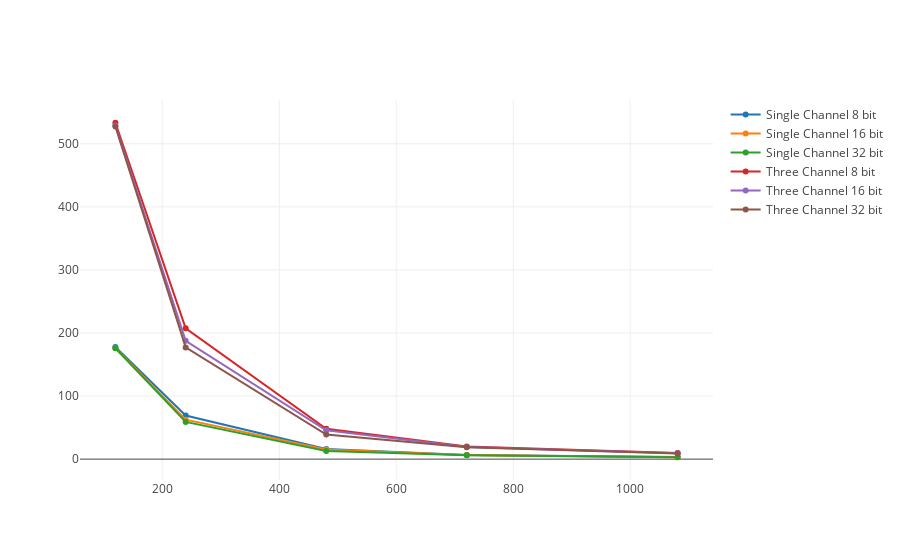

Notebook source saved alongside this figure:
### Code cell
added = 0
for element in range(start,stop):
    if(element in valid):
        y8_1[element-start] = points0_1[added]
        y16_1[element-start] = points1_1[added]
        y32_1[element-start] = points2_1[added]
        
        y8_3[element-start] = points0_3[added]*3
        y16_3[element-start] = points1_3[added]*3
        y32_3[element-start] = points2_3[added]*3
        added = added + 1


data8_1 = [dict(
    type = 'scatter',
    name = 'Single Channel 8 bit',
    x = x_n,
    y = y8_1,
    mode = 'lines+markers',
    transforms = [ dict(
        type = 'filter',
        target = 'y',
        operation = '>',
        value = 0
    )]
)]
data16_1 = [dict(
    type = 'scatter',
    name = 'Single Channel 16 bit',
    x = x_n,
    y = y16_1,
    mode = 'lines+markers',
    transforms = [ dict(
        type = 'filter',
        target = 'y',
        operation = '>',
        value = 0
    )]
)]
data32_1 = [dict(
    type = 'scatter',
    name = 'Single Channel 32 bit',
    x = x_n,
    y = y32_1,
    mode = 'lines+markers',
    transforms = [ dict(
        type = 'filter',
        target = 'y',
        operation = '>',
        value = 0
    )]
)]

# Three channels
data8_3 = [dict(
    type = 'scatter',
    name = 'Three Channel 8 bit',
    x = x_n,
    y = y8_3,
    mode = 'lines+markers',
    transforms = [ dict(
        type = 'filter',
        target = 'y',
        operation = '>',
        value = 0
    )]
)]
data16_3 = [dict(
    type = 'scatter',
    name = 'Three Channel 16 bit',
    x = x_n,
    y = y16_3,
    mode = 'lines+markers',
    transforms = [ dict(
        type = 'filter',
        target = 'y',
        operation = '>',
        value = 0
    )]
)]
data32_3 = [dict(
    type = 'scatter',
    name = 'Three Channel 32 bit',
    x = x_n,
    y = y32_3,
    mode = 'lines+markers',
    transforms = [ dict(
        type = 'filter',
        target = 'y',
        operation = '>',
        value = 0
    )]
)]

fig_dict = dict(data=(data8_1+data16_1+data32_1+data8_3+data16_3+data32_3))

pio.show(fig_dict, validate=False)

### Figure 1 — Plotly figure (JSON) as saved in the notebook; plotly's stock layout.template omitted (floating-point values rounded to 4 significant figures; data arrays with more than 128 entries replaced by an {"elided": "..."} marker saying what was removed)
{"data": [{"mode": "lines+markers", "name": "Single Channel 8 bit", "transforms": [{"operation": ">", "target": "y", "type": "filter", "value": 0}], "type": "scatter", "x": {"elided": "1080 float values"}, "y": {"elided": "1080 float values"}}, {"mode": "lines+markers", "name": "Single Channel 16 bit", "transforms": [{"operation": ">", "target": "y", "type": "filter", "value": 0}], "type": "scatter", "x": {"elided": "1080 float values"}, "y": {"elided": "1080 float values"}}, {"mode": "lines+markers", "name": "Single Channel 32 bit", "transforms": [{"operation": ">", "target": "y", "type": "filter", "value": 0}], "type": "scatter", "x": {"elided": "1080 float values"}, "y": {"elided": "1080 float values"}}, {"mode": "lines+markers", "name": "Three Channel 8 bit", "transforms": [{"operation": ">", "target": "y", "type": "filter", "value": 0}], "type": "scatter", "x": {"elided": "1080 float values"}, "y": {"elided": "1080 float values"}}, {"mode": "lines+markers", "name": "Three Channel 16 bit", "transforms": [{"operation": ">", "target": "y", "type": "filter", "value": 0}], "type": "scatter", "x": {"elided": "1080 float values"}, "y": {"elided": "1080 float values"}}, {"mode": "lines+markers", "name": "Three Channel 32 bit", "transforms": [{"operation": ">", "target": "y", "type": "filter", "value": 0}], "type": "scatter", "x": {"elided": "1080 float values"}, "y": {"elided": "1080 float values"}}], "layout": {}}
